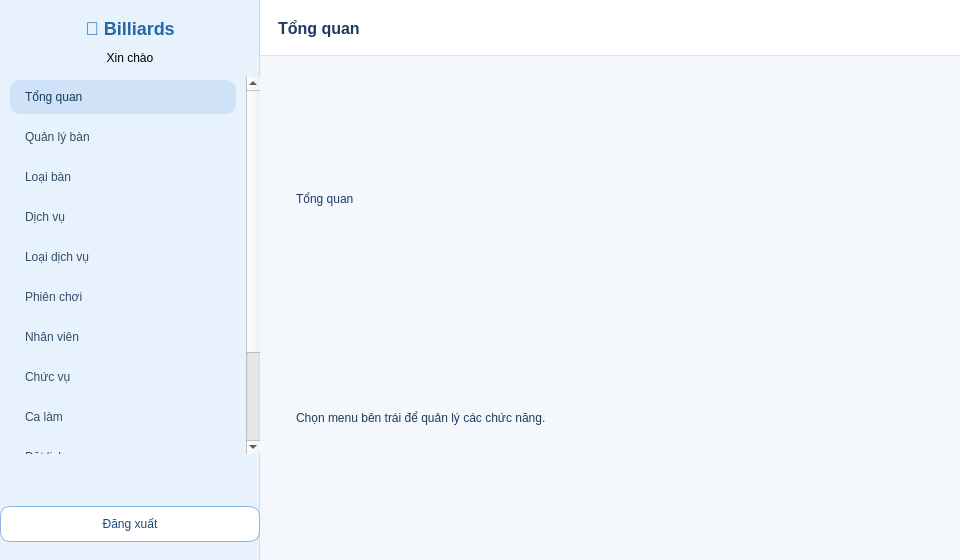
<?xml version="1.0" encoding="UTF-8"?>
<ui version="4.0">
 <class>MainForm</class>
 <widget class="QWidget" name="MainForm">
  <property name="windowTitle">
   <string>Billiards Manager</string>
  </property>
  <property name="minimumSize">
   <size>
    <width>960</width>
    <height>560</height>
   </size>
  </property>
  <layout class="QHBoxLayout" name="rootLayout">
   <property name="leftMargin">
    <number>0</number>
   </property>
   <property name="topMargin">
    <number>0</number>
   </property>
   <property name="rightMargin">
    <number>0</number>
   </property>
   <property name="bottomMargin">
    <number>0</number>
   </property>
   <property name="spacing">
    <number>0</number>
   </property>
   <item>
    <widget class="QFrame" name="sidebar">
     <property name="minimumSize">
      <size>
       <width>260</width>
       <height>0</height>
      </size>
     </property>
     <property name="maximumSize">
      <size>
       <width>300</width>
       <height>16777215</height>
      </size>
     </property>
     <property name="styleSheet">
      <string notr="true">QFrame#sidebar{background:#e8f2fc;border-right:1px solid #c8ddf0;color:#334e68;} QLabel#lblBrand{font-size:18px;font-weight:700;color:#2568a8;} QListWidget{border:none;background:transparent;} QListWidget::item{padding:10px 12px;border-radius:10px;margin:3px 10px;color:#334e68;} QListWidget::item:hover{background:#ddeaf9;} QListWidget::item:selected{background:#cfe2f7;color:#153a5c;} QPushButton#btnLogout{background:#ffffff;border:1px solid #8eb8e0;color:#1e4976;border-radius:10px;padding:10px 12px;} QPushButton#btnLogout:hover{background:#f0f7ff;border-color:#6ba3d4;}</string>
     </property>
     <layout class="QVBoxLayout" name="sidebarLayout">
      <property name="leftMargin">
       <number>0</number>
      </property>
      <property name="topMargin">
       <number>18</number>
      </property>
      <property name="rightMargin">
       <number>0</number>
      </property>
      <property name="bottomMargin">
       <number>18</number>
      </property>
      <property name="spacing">
       <number>12</number>
      </property>
      <item>
       <widget class="QLabel" name="lblBrand">
        <property name="text">
         <string>🎱 Billiards</string>
        </property>
        <property name="alignment">
         <set>Qt::AlignCenter</set>
        </property>
       </widget>
      </item>
      <item>
       <widget class="QLabel" name="lblUser">
        <property name="text">
         <string>Xin chào</string>
        </property>
        <property name="alignment">
         <set>Qt::AlignCenter</set>
        </property>
       </widget>
      </item>
      <item>
       <widget class="QListWidget" name="listMenu">
        <property name="sizePolicy" stdset="0">
         <sizepolicy hsizetype="Preferred" vsizetype="Expanding">
          <horstretch>0</horstretch>
          <verstretch>1</verstretch>
         </sizepolicy>
        </property>
        <property name="currentRow">
         <number>0</number>
        </property>
        <item>
         <property name="text">
          <string>Tổng quan</string>
         </property>
        </item>
        <item>
         <property name="text">
          <string>Quản lý bàn</string>
         </property>
        </item>
        <item>
         <property name="text">
          <string>Loại bàn</string>
         </property>
        </item>
        <item>
         <property name="text">
          <string>Dịch vụ</string>
         </property>
        </item>
        <item>
         <property name="text">
          <string>Loại dịch vụ</string>
         </property>
        </item>
        <item>
         <property name="text">
          <string>Phiên chơi</string>
         </property>
        </item>
        <item>
         <property name="text">
          <string>Nhân viên</string>
         </property>
        </item>
        <item>
         <property name="text">
          <string>Chức vụ</string>
         </property>
        </item>
        <item>
         <property name="text">
          <string>Ca làm</string>
         </property>
        </item>
        <item>
         <property name="text">
          <string>Đặt lịch</string>
         </property>
        </item>
        <item>
         <property name="text">
          <string>Hoá đơn</string>
         </property>
        </item>
        <item>
         <property name="text">
          <string>Thống kê</string>
         </property>
        </item>
       </widget>
      </item>
      <item>
       <spacer name="spacerSide">
        <property name="orientation">
         <enum>Qt::Vertical</enum>
        </property>
        <property name="sizeHint" stdset="0">
         <size>
          <width>20</width>
          <height>40</height>
         </size>
        </property>
       </spacer>
      </item>
      <item>
       <widget class="QPushButton" name="btnLogout">
        <property name="text">
         <string>Đăng xuất</string>
        </property>
       </widget>
      </item>
     </layout>
    </widget>
   </item>
   <item>
    <widget class="QFrame" name="content">
     <property name="sizePolicy" stdset="0">
      <sizepolicy hsizetype="Expanding" vsizetype="Expanding">
       <horstretch>1</horstretch>
       <verstretch>1</verstretch>
      </sizepolicy>
     </property>
     <property name="styleSheet">
      <string notr="true">QFrame#content{background:#f4f8fd;} QLabel{color:#1e3a5f;} QFrame#topbar{background:#ffffff;border-bottom:1px solid #d4e4f7;} QStackedWidget{background:transparent;} QFrame.pageCard{background:#ffffff;border:1px solid #d4e4f7;border-radius:16px;} QLabel.pageTitle{font-size:18px;font-weight:700;}</string>
     </property>
     <layout class="QVBoxLayout" name="contentLayout">
      <property name="leftMargin">
       <number>0</number>
      </property>
      <property name="topMargin">
       <number>0</number>
      </property>
      <property name="rightMargin">
       <number>0</number>
      </property>
      <property name="bottomMargin">
       <number>0</number>
      </property>
      <property name="spacing">
       <number>0</number>
      </property>
      <item>
       <widget class="QFrame" name="topbar">
        <property name="minimumSize">
         <size>
          <width>0</width>
          <height>56</height>
         </size>
        </property>
        <layout class="QHBoxLayout" name="topbarLayout">
         <property name="leftMargin">
          <number>18</number>
         </property>
         <property name="rightMargin">
          <number>18</number>
         </property>
         <item>
          <widget class="QLabel" name="lblTopTitle">
           <property name="text">
            <string>Tổng quan</string>
           </property>
           <property name="styleSheet">
            <string notr="true">font-weight:700;font-size:16px;</string>
           </property>
          </widget>
         </item>
         <item>
          <spacer name="spacerTop">
           <property name="orientation">
            <enum>Qt::Horizontal</enum>
           </property>
           <property name="sizeHint" stdset="0">
            <size>
             <width>40</width>
             <height>20</height>
            </size>
           </property>
          </spacer>
         </item>
        </layout>
       </widget>
      </item>
      <item>
       <widget class="QStackedWidget" name="stackedPages">
        <property name="sizePolicy" stdset="0">
         <sizepolicy hsizetype="Expanding" vsizetype="Expanding">
          <horstretch>1</horstretch>
          <verstretch>1</verstretch>
         </sizepolicy>
        </property>
        <property name="currentIndex">
         <number>0</number>
        </property>
        <widget class="QWidget" name="pageDashboard">
         <layout class="QVBoxLayout" name="layoutDash">
          <property name="leftMargin">
           <number>18</number>
          </property>
          <property name="topMargin">
           <number>18</number>
          </property>
          <property name="rightMargin">
           <number>18</number>
          </property>
          <property name="bottomMargin">
           <number>18</number>
          </property>
          <item>
           <widget class="QFrame" name="cardDash" native="true">
            <property name="class">
             <string notr="true">pageCard</string>
            </property>
            <layout class="QVBoxLayout" name="cardDashLayout">
             <property name="leftMargin">
              <number>18</number>
             </property>
             <property name="topMargin">
              <number>18</number>
             </property>
             <property name="rightMargin">
              <number>18</number>
             </property>
             <property name="bottomMargin">
              <number>18</number>
             </property>
             <item>
              <widget class="QLabel" name="lblDashTitle">
               <property name="text">
                <string>Tổng quan</string>
               </property>
               <property name="class">
                <string notr="true">pageTitle</string>
               </property>
              </widget>
             </item>
             <item>
              <widget class="QLabel" name="lblDashHint">
               <property name="text">
                <string>Chọn menu bên trái để quản lý các chức năng.</string>
               </property>
              </widget>
             </item>
            </layout>
           </widget>
          </item>
         </layout>
        </widget>
        <widget class="QWidget" name="pageTables">
         <layout class="QVBoxLayout" name="layoutTables">
          <property name="leftMargin">
           <number>18</number>
          </property>
          <property name="topMargin">
           <number>18</number>
          </property>
          <property name="rightMargin">
           <number>18</number>
          </property>
          <property name="bottomMargin">
           <number>18</number>
          </property>
          <item>
           <widget class="QFrame" name="cardTables" native="true">
            <property name="class">
             <string notr="true">pageCard</string>
            </property>
            <layout class="QVBoxLayout" name="cardTablesLayout">
             <property name="leftMargin">
              <number>18</number>
             </property>
             <property name="topMargin">
              <number>18</number>
             </property>
             <property name="rightMargin">
              <number>18</number>
             </property>
             <property name="bottomMargin">
              <number>18</number>
             </property>
             <item>
              <widget class="QLabel" name="lblTablesTitle">
               <property name="text">
                <string>Quản lý bàn</string>
               </property>
               <property name="class">
                <string notr="true">pageTitle</string>
               </property>
              </widget>
             </item>
             <item>
              <widget class="QLabel" name="lblTablesHint">
               <property name="text">
                <string>(Sẽ hiển thị danh sách bàn + thao tác thêm/sửa/xóa/bảo trì)</string>
               </property>
              </widget>
             </item>
            </layout>
           </widget>
          </item>
         </layout>
        </widget>
        <widget class="QWidget" name="pageTableTypes">
         <layout class="QVBoxLayout" name="layoutTableTypes">
          <property name="leftMargin">
           <number>18</number>
          </property>
          <property name="topMargin">
           <number>18</number>
          </property>
          <property name="rightMargin">
           <number>18</number>
          </property>
          <property name="bottomMargin">
           <number>18</number>
          </property>
          <item>
           <widget class="QFrame" name="cardTableTypes" native="true">
            <property name="class">
             <string notr="true">pageCard</string>
            </property>
            <layout class="QVBoxLayout" name="cardTableTypesLayout">
             <property name="leftMargin">
              <number>18</number>
             </property>
             <property name="topMargin">
              <number>18</number>
             </property>
             <property name="rightMargin">
              <number>18</number>
             </property>
             <property name="bottomMargin">
              <number>18</number>
             </property>
             <item>
              <widget class="QLabel" name="lblTableTypesTitle">
               <property name="text">
                <string>Loại bàn</string>
               </property>
               <property name="class">
                <string notr="true">pageTitle</string>
               </property>
              </widget>
             </item>
            </layout>
           </widget>
          </item>
         </layout>
        </widget>
        <widget class="QWidget" name="pageServices">
         <layout class="QVBoxLayout" name="layoutServices">
          <property name="leftMargin">
           <number>18</number>
          </property>
          <property name="topMargin">
           <number>18</number>
          </property>
          <property name="rightMargin">
           <number>18</number>
          </property>
          <property name="bottomMargin">
           <number>18</number>
          </property>
          <item>
           <widget class="QFrame" name="cardServices" native="true">
            <property name="class">
             <string notr="true">pageCard</string>
            </property>
            <layout class="QVBoxLayout" name="cardServicesLayout">
             <property name="leftMargin">
              <number>18</number>
             </property>
             <property name="topMargin">
              <number>18</number>
             </property>
             <property name="rightMargin">
              <number>18</number>
             </property>
             <property name="bottomMargin">
              <number>18</number>
             </property>
             <item>
              <widget class="QLabel" name="lblServicesTitle">
               <property name="text">
                <string>Dịch vụ</string>
               </property>
               <property name="class">
                <string notr="true">pageTitle</string>
               </property>
              </widget>
             </item>
            </layout>
           </widget>
          </item>
         </layout>
        </widget>
        <widget class="QWidget" name="pageServiceTypes">
         <layout class="QVBoxLayout" name="layoutServiceTypes">
          <property name="leftMargin">
           <number>18</number>
          </property>
          <property name="topMargin">
           <number>18</number>
          </property>
          <property name="rightMargin">
           <number>18</number>
          </property>
          <property name="bottomMargin">
           <number>18</number>
          </property>
          <item>
           <widget class="QFrame" name="cardServiceTypes" native="true">
            <property name="class">
             <string notr="true">pageCard</string>
            </property>
            <layout class="QVBoxLayout" name="cardServiceTypesLayout">
             <property name="leftMargin">
              <number>18</number>
             </property>
             <property name="topMargin">
              <number>18</number>
             </property>
             <property name="rightMargin">
              <number>18</number>
             </property>
             <property name="bottomMargin">
              <number>18</number>
             </property>
             <item>
              <widget class="QLabel" name="lblServiceTypesTitle">
               <property name="text">
                <string>Loại dịch vụ</string>
               </property>
               <property name="class">
                <string notr="true">pageTitle</string>
               </property>
              </widget>
             </item>
            </layout>
           </widget>
          </item>
         </layout>
        </widget>
        <widget class="QWidget" name="pageSessions">
         <layout class="QVBoxLayout" name="layoutSessions">
          <property name="leftMargin">
           <number>18</number>
          </property>
          <property name="topMargin">
           <number>18</number>
          </property>
          <property name="rightMargin">
           <number>18</number>
          </property>
          <property name="bottomMargin">
           <number>18</number>
          </property>
          <item>
           <widget class="QFrame" name="cardSessions" native="true">
            <property name="class">
             <string notr="true">pageCard</string>
            </property>
            <layout class="QVBoxLayout" name="cardSessionsLayout">
             <property name="leftMargin">
              <number>18</number>
             </property>
             <property name="topMargin">
              <number>18</number>
             </property>
             <property name="rightMargin">
              <number>18</number>
             </property>
             <property name="bottomMargin">
              <number>18</number>
             </property>
             <item>
              <widget class="QLabel" name="lblSessionsTitle">
               <property name="text">
                <string>Phiên chơi</string>
               </property>
               <property name="class">
                <string notr="true">pageTitle</string>
               </property>
              </widget>
             </item>
            </layout>
           </widget>
          </item>
         </layout>
        </widget>
        <widget class="QWidget" name="pageEmployees">
         <layout class="QVBoxLayout" name="layoutEmployees">
          <property name="leftMargin">
           <number>18</number>
          </property>
          <property name="topMargin">
           <number>18</number>
          </property>
          <property name="rightMargin">
           <number>18</number>
          </property>
          <property name="bottomMargin">
           <number>18</number>
          </property>
          <item>
           <widget class="QFrame" name="cardEmployees" native="true">
            <property name="class">
             <string notr="true">pageCard</string>
            </property>
            <layout class="QVBoxLayout" name="cardEmployeesLayout">
             <property name="leftMargin">
              <number>18</number>
             </property>
             <property name="topMargin">
              <number>18</number>
             </property>
             <property name="rightMargin">
              <number>18</number>
             </property>
             <property name="bottomMargin">
              <number>18</number>
             </property>
             <item>
              <widget class="QLabel" name="lblEmployeesTitle">
               <property name="text">
                <string>Nhân viên</string>
               </property>
               <property name="class">
                <string notr="true">pageTitle</string>
               </property>
              </widget>
             </item>
            </layout>
           </widget>
          </item>
         </layout>
        </widget>
        <widget class="QWidget" name="pageRoles">
         <layout class="QVBoxLayout" name="layoutRoles">
          <property name="leftMargin">
           <number>18</number>
          </property>
          <property name="topMargin">
           <number>18</number>
          </property>
          <property name="rightMargin">
           <number>18</number>
          </property>
          <property name="bottomMargin">
           <number>18</number>
          </property>
          <item>
           <widget class="QFrame" name="cardRoles" native="true">
            <property name="class">
             <string notr="true">pageCard</string>
            </property>
            <layout class="QVBoxLayout" name="cardRolesLayout">
             <property name="leftMargin">
              <number>18</number>
             </property>
             <property name="topMargin">
              <number>18</number>
             </property>
             <property name="rightMargin">
              <number>18</number>
             </property>
             <property name="bottomMargin">
              <number>18</number>
             </property>
             <item>
              <widget class="QLabel" name="lblRolesTitle">
               <property name="text">
                <string>Chức vụ</string>
               </property>
               <property name="class">
                <string notr="true">pageTitle</string>
               </property>
              </widget>
             </item>
            </layout>
           </widget>
          </item>
         </layout>
        </widget>
        <widget class="QWidget" name="pageShifts">
         <layout class="QVBoxLayout" name="layoutShifts">
          <property name="leftMargin">
           <number>18</number>
          </property>
          <property name="topMargin">
           <number>18</number>
          </property>
          <property name="rightMargin">
           <number>18</number>
          </property>
          <property name="bottomMargin">
           <number>18</number>
          </property>
          <item>
           <widget class="QFrame" name="cardShifts" native="true">
            <property name="class">
             <string notr="true">pageCard</string>
            </property>
            <layout class="QVBoxLayout" name="cardShiftsLayout">
             <property name="leftMargin">
              <number>18</number>
             </property>
             <property name="topMargin">
              <number>18</number>
             </property>
             <property name="rightMargin">
              <number>18</number>
             </property>
             <property name="bottomMargin">
              <number>18</number>
             </property>
             <item>
              <widget class="QLabel" name="lblShiftsTitle">
               <property name="text">
                <string>Ca làm</string>
               </property>
               <property name="class">
                <string notr="true">pageTitle</string>
               </property>
              </widget>
             </item>
            </layout>
           </widget>
          </item>
         </layout>
        </widget>
        <widget class="QWidget" name="pageBookings">
         <layout class="QVBoxLayout" name="layoutBookings">
          <property name="leftMargin">
           <number>18</number>
          </property>
          <property name="topMargin">
           <number>18</number>
          </property>
          <property name="rightMargin">
           <number>18</number>
          </property>
          <property name="bottomMargin">
           <number>18</number>
          </property>
          <item>
           <widget class="QFrame" name="cardBookings" native="true">
            <property name="class">
             <string notr="true">pageCard</string>
            </property>
            <layout class="QVBoxLayout" name="cardBookingsLayout">
             <property name="leftMargin">
              <number>18</number>
             </property>
             <property name="topMargin">
              <number>18</number>
             </property>
             <property name="rightMargin">
              <number>18</number>
             </property>
             <property name="bottomMargin">
              <number>18</number>
             </property>
             <item>
              <widget class="QLabel" name="lblBookingsTitle">
               <property name="text">
                <string>Đặt lịch</string>
               </property>
               <property name="class">
                <string notr="true">pageTitle</string>
               </property>
              </widget>
             </item>
            </layout>
           </widget>
          </item>
         </layout>
        </widget>
        <widget class="QWidget" name="pageInvoices">
         <layout class="QVBoxLayout" name="layoutInvoices">
          <property name="leftMargin">
           <number>18</number>
          </property>
          <property name="topMargin">
           <number>18</number>
          </property>
          <property name="rightMargin">
           <number>18</number>
          </property>
          <property name="bottomMargin">
           <number>18</number>
          </property>
          <item>
           <widget class="QFrame" name="cardInvoices" native="true">
            <property name="class">
             <string notr="true">pageCard</string>
            </property>
            <layout class="QVBoxLayout" name="cardInvoicesLayout">
             <property name="leftMargin">
              <number>18</number>
             </property>
             <property name="topMargin">
              <number>18</number>
             </property>
             <property name="rightMargin">
              <number>18</number>
             </property>
             <property name="bottomMargin">
              <number>18</number>
             </property>
             <item>
              <widget class="QLabel" name="lblInvoicesTitle">
               <property name="text">
                <string>Hoá đơn</string>
               </property>
               <property name="class">
                <string notr="true">pageTitle</string>
               </property>
              </widget>
             </item>
            </layout>
           </widget>
          </item>
         </layout>
        </widget>
        <widget class="QWidget" name="pageStats">
         <layout class="QVBoxLayout" name="layoutStats">
          <property name="leftMargin">
           <number>18</number>
          </property>
          <property name="topMargin">
           <number>18</number>
          </property>
          <property name="rightMargin">
           <number>18</number>
          </property>
          <property name="bottomMargin">
           <number>18</number>
          </property>
          <item>
           <widget class="QFrame" name="cardStats" native="true">
            <property name="class">
             <string notr="true">pageCard</string>
            </property>
            <layout class="QVBoxLayout" name="cardStatsLayout">
             <property name="leftMargin">
              <number>18</number>
             </property>
             <property name="topMargin">
              <number>18</number>
             </property>
             <property name="rightMargin">
              <number>18</number>
             </property>
             <property name="bottomMargin">
              <number>18</number>
             </property>
             <item>
              <widget class="QLabel" name="lblStatsTitle">
               <property name="text">
                <string>Thống kê</string>
               </property>
               <property name="class">
                <string notr="true">pageTitle</string>
               </property>
              </widget>
             </item>
            </layout>
           </widget>
          </item>
         </layout>
        </widget>
        <widget class="QWidget" name="pageUsers">
         <layout class="QVBoxLayout" name="layoutUsers">
          <property name="leftMargin">
           <number>18</number>
          </property>
          <property name="topMargin">
           <number>18</number>
          </property>
          <property name="rightMargin">
           <number>18</number>
          </property>
          <property name="bottomMargin">
           <number>18</number>
          </property>
          <item>
           <widget class="QFrame" name="cardUsers" native="true">
            <property name="class">
             <string notr="true">pageCard</string>
            </property>
            <layout class="QVBoxLayout" name="cardUsersLayout">
             <property name="leftMargin">
              <number>18</number>
             </property>
             <property name="topMargin">
              <number>18</number>
             </property>
             <property name="rightMargin">
              <number>18</number>
             </property>
             <property name="bottomMargin">
              <number>18</number>
             </property>
             <item>
              <widget class="QLabel" name="lblUsersTitle">
               <property name="text">
                <string>Tài khoản</string>
               </property>
               <property name="class">
                <string notr="true">pageTitle</string>
               </property>
              </widget>
             </item>
            </layout>
           </widget>
          </item>
         </layout>
        </widget>
       </widget>
      </item>
     </layout>
    </widget>
   </item>
  </layout>
 </widget>
 <resources/>
 <connections/>
</ui>
